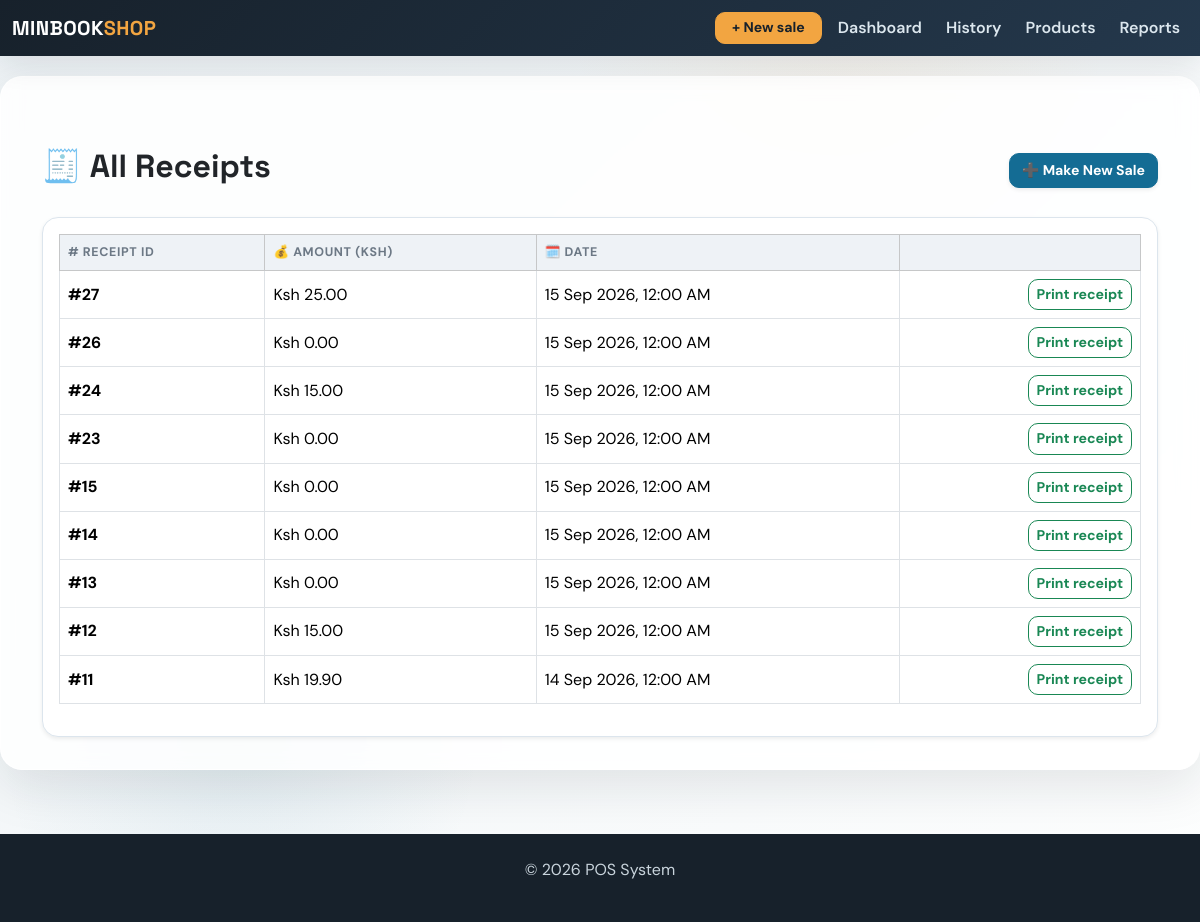
Page /receipts on the committed database.
### app/models.py (models this page shows, shortened)
class Sale(db.Model):
    id = db.Column(db.Integer, primary_key=True)
    amount = db.Column(db.Float, nullable=False)
    date = db.Column(db.Date, default=datetime.utcnow)
    user_id = db.Column(db.Integer, db.ForeignKey('user.id'), nullable=False)  # ForeignKey to User
    user = db.relationship('User', backref=db.backref('sales', lazy=True))  # Relationship with User
    product_id = db.Column(db.Integer, db.ForeignKey('product.id'), nullable=True)  # Legacy first product
    product = db.relationship('Product', backref=db.backref('sales', lazy=True))  # Relationship with Product
    quantity = db.Column(db.Integer, nullable=True)  # Legacy total quantity
    payment_method = db.Column(db.String(20), nullable=False, default='Cash')
    customer_name = db.Column(db.String(120), nullable=True)
    document_type = db.Column(db.String(20), nullable=False, default='receipt')
    discount = db.Column(db.Float, nullable=False, default=0.00)
    deposit = db.Column(db.Float, nullable=False, default=0.00)
    items = db.relationship('SaleItem', back_populates='sale', cascade='all, delete-orphan')

### app/routes.py (the view)
@main.route('/receipts')
def receipts():
    receipts_data = Sale.query.filter_by(document_type='receipt').order_by(Sale.id.desc()).all()
    return render_template('receipts.html', receipts=receipts_data)

### app/routes.py (called while the page is built)
@main.app_context_processor
def inject_now():
    return {'current_year': datetime.now().year}

### app/templates/receipts.html (shortened to what this page needs)
{% extends 'base.html' %}
{% block content %}
<div class="container mt-5">
    <div class="d-flex justify-content-between align-items-center mb-4">
        <h2 class="text-dark">🧾 All Receipts</h2>
        <a href="{{ url_for('main.sales') }}" class="btn btn-primary shadow-sm">➕ Make New Sale</a>
    </div>
    {% if receipts %}
    <div class="card shadow-sm rounded-4">
        <div class="card-body table-responsive">
            <table class="table table-hover table-bordered align-middle">
                <thead class="table-light">
                    <tr>
                        <th scope="col"># Receipt ID</th>
                        <th scope="col">💰 Amount (Ksh)</th>
                        <th scope="col">🗓️ Date</th>
                        <th scope="col"></th>
                    </tr>
                </thead>
                <tbody>
                    {% for receipt in receipts %}
                    <tr>
                        <td><strong>#{{ receipt.id }}</strong></td>
                        <td>Ksh {{ "{:,.2f}".format(receipt.amount) }}</td>
                        <td>{{ receipt.date.strftime('%d %b %Y, %I:%M %p') }}</td>
                        <td class="text-end"><a href="{{ url_for('main.receipt', sale_id=receipt.id) }}" class="btn btn-sm btn-outline-success" target="_blank">Print receipt</a></td>
                    </tr>
                    {% endfor %}
                </tbody>
            </table>
        </div>
    </div>
    {% else %}
    <div class="alert alert-info mt-3" role="alert">
        📭 No receipts found. Make a sale to generate receipts.
    </div>
    {% endif %}
</div>
{% endblock %}

### app/templates/base.html (style rules this page uses)
:root { --ink: #17212b; --muted: #6c7885; --paper: #eef3f6; --line: #dce5ed; --brand: #146c94; --brand-dark: #0d506b; --brand-soft: #eaf6f9; --accent: #f2a541; --accent-soft: #ffe9cb; --success: #2d936c; --success-soft: #dff8ee; --danger: #b84b45; --shadow: rgba(23,33,43,.10); --table-head: #eef2f6; }
* { box-sizing: border-box; }
body { padding-top: 76px; background: radial-gradient(circle at 70% 0%, rgba(242,165,65,.08), transparent 22%), radial-gradient(circle at 20% 80%, rgba(20,108,148,.08), transparent 20%), linear-gradient(135deg, var(--paper), #fdfefe); color: var(--ink); font-family: 'DM Sans', sans-serif; }
h1, h2, h3, h4, h5, .navbar-brand { font-family: 'Space Grotesk', sans-serif; font-weight: 700; }
.card { border: 1px solid var(--line); border-radius: 16px; box-shadow: 0 8px 24px var(--shadow); background-color: #fff; }
.btn { border-radius: 10px; font-weight: 700; font-size: .88rem; transition: all .2s ease; }
.btn-primary { background: var(--brand); border-color: var(--brand); box-shadow: 0 6px 14px rgba(20,108,148,.16); }
.table { --bs-table-bg: transparent; vertical-align: middle; }
.table thead th { color: var(--muted); background: var(--table-head); font-size: .78rem; letter-spacing: .05em; text-transform: uppercase; border-bottom-width: 1px; }
.table tbody tr { transition: background-color .2s ease, transform .2s ease; }
.table-responsive { border-radius: 14px; }

### rows in the picture
Sale: id "27", amount "25.00", date "15 Sep 2026, 12:00 AM"
Sale: id "26", amount "0.00", date "15 Sep 2026, 12:00 AM"
Sale: id "24", amount "15.00", date "15 Sep 2026, 12:00 AM"
Sale: id "23", amount "0.00", date "15 Sep 2026, 12:00 AM"
Sale: id "15", amount "0.00", date "15 Sep 2026, 12:00 AM"
Sale: id "14", amount "0.00", date "15 Sep 2026, 12:00 AM"
Sale: id "13", amount "0.00", date "15 Sep 2026, 12:00 AM"
Sale: id "12", amount "15.00", date "15 Sep 2026, 12:00 AM"
Sale: id "11", amount "19.90", date "14 Sep 2026, 12:00 AM"
